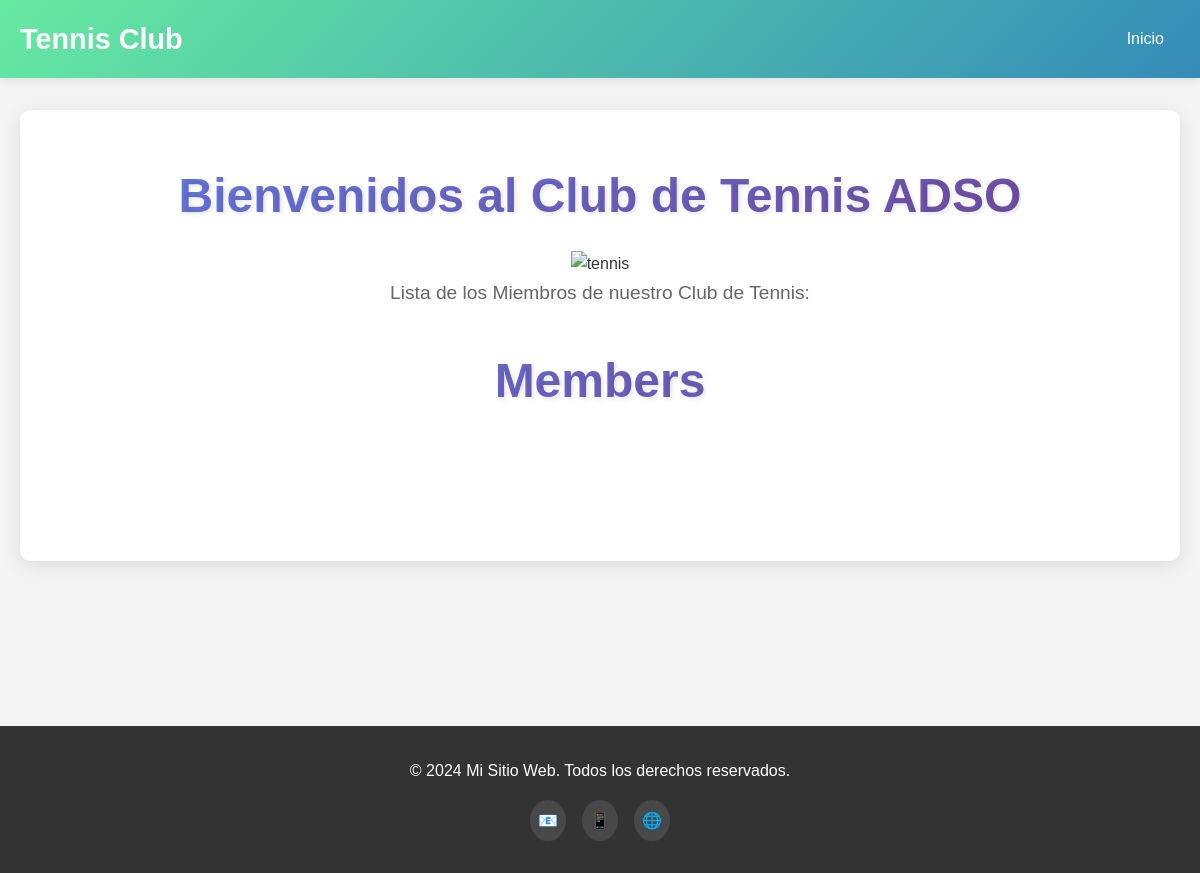
Before: /members/ with the older database file.
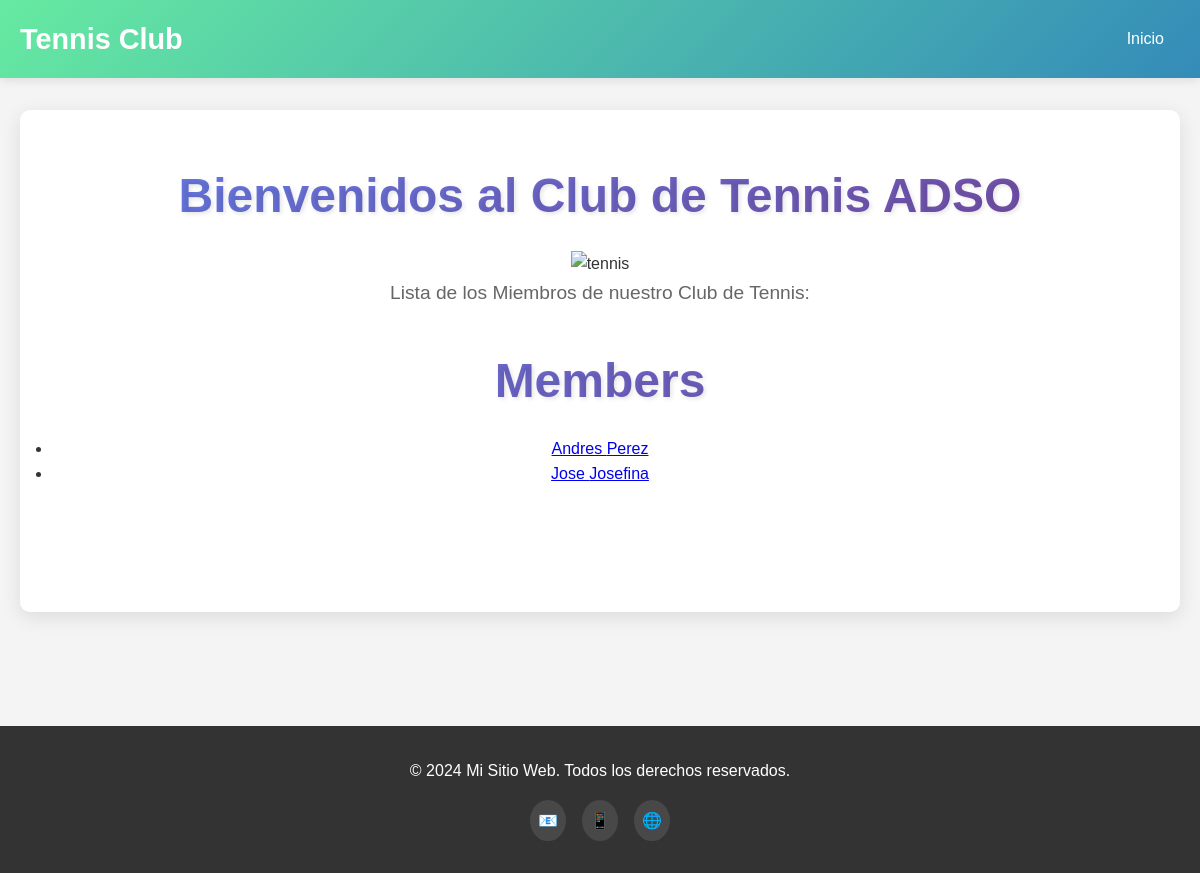
After: the same page with the newer database file.
### members/models.py (models this page shows, shortened)
class Member(models.Model):
    firstname = models.CharField(max_length=255)
    lastname = models.CharField(max_length=255)
    phone = models.IntegerField(null = True)
    joined_date = models.DateField(null=True)
    email = models.EmailField(null=True)
    address = models.CharField(null=True)

### members/views.py (the view)
# urls.py: path('members/', views.members, name='members'),
def members(request):
  mymembers = Member.objects.all().values()
  template = loader.get_template('all_members.html')
  context = {
    'mymembers': mymembers,
  }
  return HttpResponse(template.render(context, request))

### members/templates/all_members.html (shortened to what this page needs)
{% extends "master.html" %}
{% block content %}
  <h1>Members</h1>
  <ul>
    {% for x in mymembers %}
      <li><a href="details/{{ x.id }}">{{ x.firstname }} {{ x.lastname }}</a></li>
    {% endfor %}
  </ul>
{% endblock %}

Changed rows visible on the page:
added Member: firstname "Andres", lastname "Perez"
added Member: firstname "Jose", lastname "Josefina"
